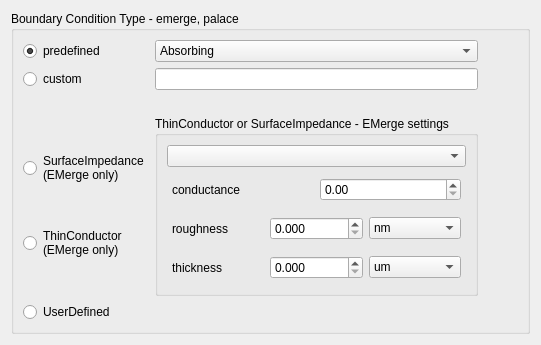
               <widget class="QWidget" name="boundaryConditionsTab_femTab">
                <attribute name="title">
                 <string>EMerge, Palace</string>
                </attribute>
                <layout class="QVBoxLayout" name="verticalLayout_61">
                 <item>
                  <widget class="QGroupBox" name="groupBox_BoundaryConditionType">
                   <property name="title">
                    <string>Boundary Condition Type - emerge, palace</string>
                   </property>
                   <layout class="QGridLayout" name="gridLayout_26">
                    <item row="0" column="2">
                     <spacer name="horizontalSpacer_52">
                      <property name="orientation">
                       <enum>Qt::Orientation::Horizontal</enum>
                      </property>
                      <property name="sizeHint" stdset="0">
                       <size>
                        <width>40</width>
                        <height>20</height>
                       </size>
                      </property>
                     </spacer>
                    </item>
                    <item row="1" column="1">
                     <widget class="QLineEdit" name="boundaryConditionTypeCustomTextInput"/>
                    </item>
                    <item row="0" column="0">
                     <widget class="QRadioButton" name="boundaryConditionTypePredefinedRadio">
                      <property name="text">
                       <string>predefined</string>
                      </property>
                      <property name="checked">
                       <bool>true</bool>
                      </property>
                     </widget>
                    </item>
                    <item row="1" column="0">
                     <widget class="QRadioButton" name="boundaryConditionTypeCustomRadio">
                      <property name="text">
                       <string>custom</string>
                      </property>
                     </widget>
                    </item>
                    <item row="0" column="1">
                     <widget class="QComboBox" name="boundaryConditionTypeCombobox">
                      <property name="minimumSize">
                       <size>
                        <width>200</width>
                        <height>0</height>
                       </size>
                      </property>
                      <property name="currentIndex">
                       <number>3</number>
                      </property>
                      <item>
                       <property name="text">
                        <string>PEC</string>
                       </property>
                      </item>
                      <item>
                       <property name="text">
                        <string>PMC</string>
                       </property>
                      </item>
                      <item>
                       <property name="text">
                        <string>Robin</string>
                       </property>
                      </item>
                      <item>
                       <property name="text">
                        <string>Absorbing</string>
                       </property>
                      </item>
                      <item>
                       <property name="text">
                        <string>ZeroCharge</string>
                       </property>
                      </item>
                      <item>
                       <property name="text">
                        <string>Ground</string>
                       </property>
                      </item>
                     </widget>
                    </item>
                    <item row="4" column="0">
                     <layout class="QVBoxLayout" name="verticalLayout_56">
                      <item>
                       <widget class="QRadioButton" name="boundaryConditionTypeSurfaceImpedanceRadio">
                        <property name="text">
                         <string>SurfaceImpedance
(EMerge only)</string>
                        </property>
                       </widget>
                      </item>
                      <item>
                       <widget class="QRadioButton" name="boundaryConditionTypeThinConductorRadio">
                        <property name="text">
                         <string>ThinConductor
(EMerge only)</string>
                        </property>
                       </widget>
                      </item>
                     </layout>
                    </item>
                    <item row="3" column="2">
                     <spacer name="verticalSpacer_49">
                      <property name="orientation">
                       <enum>Qt::Orientation::Vertical</enum>
                      </property>
                      <property name="sizeType">
                       <enum>QSizePolicy::Policy::Preferred</enum>
                      </property>
                      <property name="sizeHint" stdset="0">
                       <size>
                        <width>20</width>
                        <height>20</height>
                       </size>
                      </property>
                     </spacer>
                    </item>
                    <item row="4" column="1">
                     <widget class="QGroupBox" name="groupBox_4">
                      <property name="title">
                       <string>ThinConductor or SurfaceImpedance - EMerge settings</string>
                      </property>
                      <layout class="QVBoxLayout" name="verticalLayout_57">
                       <item>
                        <widget class="QComboBox" name="boundaryConditionTypeSurfaceImpedanceMaterial">
                         <property name="placeholderText">
                          <string>...material...</string>
                         </property>
                        </widget>
                       </item>
                       <item>
                        <layout class="QHBoxLayout" name="horizontalLayout_69">
                         <property name="leftMargin">
                          <number>5</number>
                         </property>
                         <property name="topMargin">
                          <number>5</number>
                         </property>
                         <property name="rightMargin">
                          <number>5</number>
                         </property>
                         <property name="bottomMargin">
                          <number>5</number>
                         </property>
                         <item>
                          <widget class="QLabel" name="label_187">
                           <property name="text">
                            <string>conductance</string>
                           </property>
                          </widget>
                         </item>
                         <item>
                          <widget class="QDoubleSpinBox" name="boundaryConditionTypeSurfaceImpedanceConductance">
                           <property name="maximum">
                            <double>1000000000000000.000000000000000</double>
                           </property>
                          </widget>
                         </item>
                        </layout>
                       </item>
                       <item>
                        <layout class="QHBoxLayout" name="horizontalLayout_70">
                         <property name="leftMargin">
                          <number>5</number>
                         </property>
                         <property name="topMargin">
                          <number>5</number>
                         </property>
                         <property name="rightMargin">
                          <number>5</number>
                         </property>
                         <property name="bottomMargin">
                          <number>5</number>
                         </property>
                         <item>
                          <widget class="QLabel" name="label_188">
                           <property name="text">
                            <string>roughness</string>
                           </property>
                          </widget>
                         </item>
                         <item>
                          <widget class="QDoubleSpinBox" name="boundaryConditionTypeSurfaceImpedanceRoughness">
                           <property name="decimals">
                            <number>3</number>
                           </property>
                           <property name="maximum">
                            <double>1000000000.000000000000000</double>
                           </property>
                          </widget>
                         </item>
                         <item>
                          <widget class="QComboBox" name="boundaryConditionTypeSurfaceImpedanceRoughnessUnits">
                           <property name="currentIndex">
                            <number>4</number>
                           </property>
                           <item>
                            <property name="text">
                             <string>m</string>
                            </property>
                           </item>
                           <item>
                            <property name="text">
                             <string>cm</string>
                            </property>
                           </item>
                           <item>
                            <property name="text">
                             <string>mm</string>
                            </property>
                           </item>
                           <item>
                            <property name="text">
                             <string>um</string>
                            </property>
                           </item>
                           <item>
                            <property name="text">
                             <string>nm</string>
                            </property>
                           </item>
                           <item>
                            <property name="text">
                             <string>pm</string>
                            </property>
                           </item>
                          </widget>
                         </item>
                        </layout>
                       </item>
                       <item>
                        <layout class="QHBoxLayout" name="horizontalLayout_71">
                         <property name="leftMargin">
                          <number>5</number>
                         </property>
                         <property name="topMargin">
                          <number>5</number>
                         </property>
                         <property name="rightMargin">
                          <number>5</number>
                         </property>
                         <property name="bottomMargin">
                          <number>5</number>
                         </property>
                         <item>
                          <widget class="QLabel" name="label_189">
                           <property name="text">
                            <string>thickness</string>
                           </property>
                          </widget>
                         </item>
                         <item>
                          <widget class="QDoubleSpinBox" name="boundaryConditionTypeSurfaceImpedanceThickness">
                           <property name="decimals">
                            <number>3</number>
                           </property>
                           <property name="maximum">
                            <double>1000000000.000000000000000</double>
                           </property>
                          </widget>
                         </item>
                         <item>
                          <widget class="QComboBox" name="boundaryConditionTypeSurfaceImpedanceThicknessUnits">
                           <property name="currentIndex">
                            <number>3</number>
                           </property>
                           <item>
                            <property name="text">
                             <string>m</string>
                            </property>
                           </item>
                           <item>
                            <property name="text">
                             <string>cm</string>
                            </property>
                           </item>
                           <item>
                            <property name="text">
                             <string>mm</string>
                            </property>
                           </item>
                           <item>
                            <property name="text">
                             <string>um</string>
                            </property>
                           </item>
                           <item>
                            <property name="text">
                             <string>nm</string>
                            </property>
                           </item>
                           <item>
                            <property name="text">
                             <string>pm</string>
                            </property>
                           </item>
                          </widget>
                         </item>
                        </layout>
                       </item>
                      </layout>
                     </widget>
                    </item>
                    <item row="5" column="0">
                     <widget class="QRadioButton" name="boundaryConditionTypeUserDefinedRadio">
                      <property name="text">
                       <string>UserDefined</string>
                      </property>
                     </widget>
                    </item>
                   </layout>
                  </widget>
                 </item>
                </layout>
               </widget>
